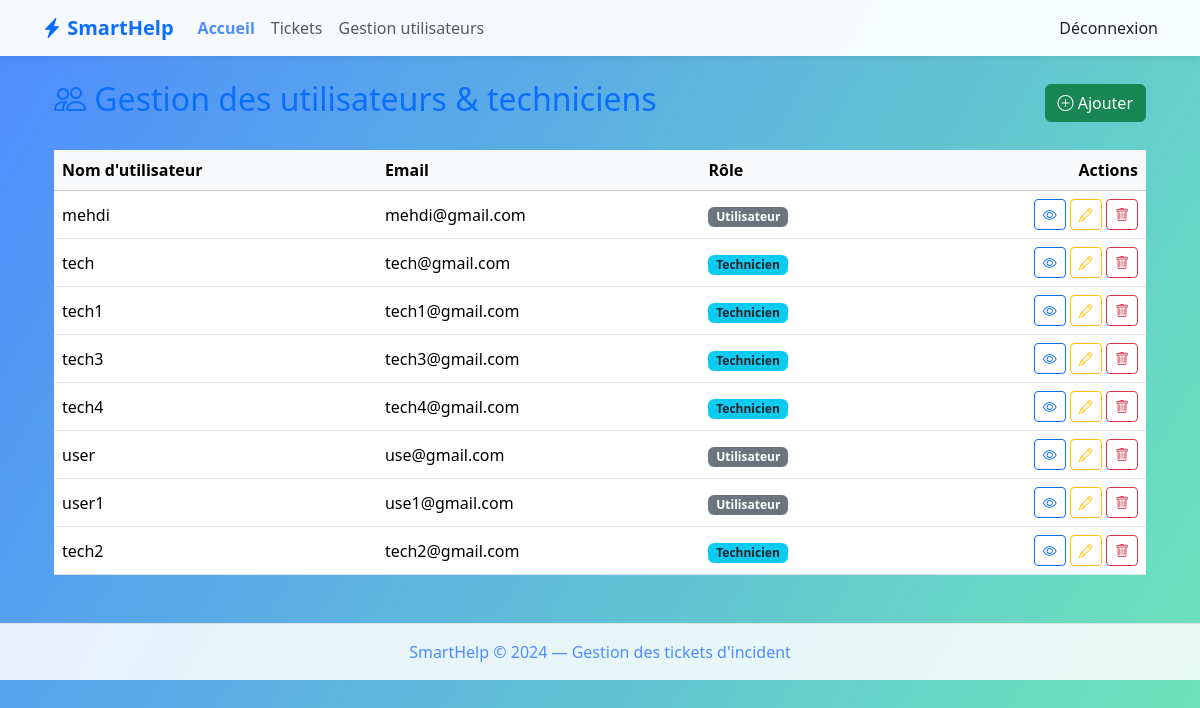
Screenshot of /users/manage-users/ (signed in) with the database file from the repository.
### users/models.py (models this page shows, shortened)
class User(AbstractUser):
    ROLE_CHOICES = [
        ('admin', 'Administrateur'),
        ('technicien', 'Technicien'),
        ('utilisateur', 'Utilisateur'),
    ]
    role = models.CharField(max_length=20, choices=ROLE_CHOICES, default='utilisateur')

### users/views.py (the view)
# urls.py: path('manage-users/', users_list, name='users_list'),
@user_passes_test(is_admin)
def users_list(request):
    users = User.objects.exclude(role='admin')
    return render(request, 'users/users_list.html', {'users': users})

### users/views.py (called while the page is built)
def is_admin(user):
    return user.is_authenticated and user.role == 'admin'

### templates/users/users_list.html
{% extends 'base.html' %}
{% block content %}
<div class="container mt-4">
    <div class="d-flex justify-content-between align-items-center mb-4">
        <h2 class="text-primary"><i class="bi bi-people"></i> Gestion des utilisateurs & techniciens</h2>
        <a href="{% url 'users:user_create' %}" class="btn btn-success"><i class="bi bi-plus-circle"></i> Ajouter</a>
    </div>
    <div class="table-responsive">
        <table class="table table-hover align-middle">
            <thead class="table-light">
                <tr>
                    <th>Nom d'utilisateur</th>
                    <th>Email</th>
                    <th>Rôle</th>
                    <th class="text-end">Actions</th>
                </tr>
            </thead>
            <tbody>
                {% for user in users %}
                <tr>
                    <td>{{ user.username }}</td>
                    <td>{{ user.email }}</td>
                    <td>
                        {% if user.role == 'technicien' %}
                            <span class="badge bg-info text-dark">Technicien</span>
                        {% else %}
                            <span class="badge bg-secondary">Utilisateur</span>
                        {% endif %}
                    </td>
                    <td class="text-end">
                        <a href="{% url 'users:user_detail' user.id %}" class="btn btn-outline-primary btn-sm"><i class="bi bi-eye"></i></a>
                        <a href="{% url 'users:user_edit' user.id %}" class="btn btn-outline-warning btn-sm"><i class="bi bi-pencil"></i></a>
                        <a href="{% url 'users:user_delete' user.id %}" class="btn btn-outline-danger btn-sm"><i class="bi bi-trash"></i></a>
                    </td>
                </tr>
                {% empty %}
                <tr><td colspan="4" class="text-center text-muted">Aucun utilisateur ou technicien trouvé.</td></tr>
                {% endfor %}
            </tbody>
        </table>
    </div>
</div>
{% endblock %}

### templates/base.html (shortened to what this page needs)
<!DOCTYPE html>
<html lang="fr">
<head>
    <link href="https://cdn.jsdelivr.net/npm/bootstrap@5.3.2/dist/css/bootstrap.min.css" rel="stylesheet">
    <link href="https://cdn.jsdelivr.net/npm/bootstrap-icons@1.10.5/font/bootstrap-icons.css" rel="stylesheet">
</head>
<body>
    {% if request.resolver_match.url_name != 'login' %}
    <nav class="navbar navbar-expand-lg navbar-light mb-4">
        <div class="container">
            <a class="navbar-brand fw-bold text-primary" href="/">
                <i class="bi bi-lightning-charge-fill"></i> SmartHelp
            </a>
            <div class="collapse navbar-collapse" id="navbarNav">
                <ul class="navbar-nav me-auto mb-2 mb-lg-0">
                    <li class="nav-item">
                        <a class="nav-link active" href="/">Accueil</a>
                    </li>
                    <li class="nav-item">
                        <a class="nav-link" href="/tickets/">Tickets</a>
                    </li>
                    {% if user.is_authenticated and user.role == 'admin' %}
                    <li class="nav-item">
                        <a class="nav-link" href="/users/manage-users/">Gestion utilisateurs</a>
                    </li>
                    {% endif %}
                </ul>
                {% if user.is_authenticated %}
                <form action="{% url 'users:logout' %}" method="post" class="d-flex ms-auto logout-form">
                    <button type="submit" class="btn btn-link nav-link p-0 border-0">Déconnexion</button>
                </form>
                {% endif %}
            </div>
        </div>
    </nav>
    {% endif %}
    <div class="container">
        {% block content %}{% endblock %}
    </div>
    <footer>
        SmartHelp &copy; 2024 — Gestion des tickets d'incident
    </footer>
</body>
</html>

### templates/base.html (style rules this page uses)
body { background: linear-gradient(120deg, #4f8cff 0%, #6ee7b7 100%); min-height: 100vh; font-family: 'Segoe UI', 'Roboto', Arial, sans-serif; }
.navbar { background: rgba(255,255,255,0.95); box-shadow: 0 2px 8px rgba(0,0,0,0.07); }
.nav-link.active { color: #4f8cff !important; font-weight: bold; }
footer { background: rgba(255,255,255,0.85); border-top: 1px solid #e0e0e0; padding: 1rem 0; text-align: center; color: #4f8cff; margin-top: 2rem; }
.logout-form { margin: 0; padding: 0; }

### rows the page displays
User: username "mehdi", email "mehdi@gmail.com", role "Utilisateur"
User: username "tech", email "tech@gmail.com", role "Technicien"
User: username "tech1", email "tech1@gmail.com", role "Technicien"
User: username "tech3", email "tech3@gmail.com", role "Technicien"
User: username "tech4", email "tech4@gmail.com", role "Technicien"
User: username "user", email "use@gmail.com", role "Utilisateur"
User: username "user1", email "use1@gmail.com", role "Utilisateur"
User: username "tech2", email "tech2@gmail.com", role "Technicien"
